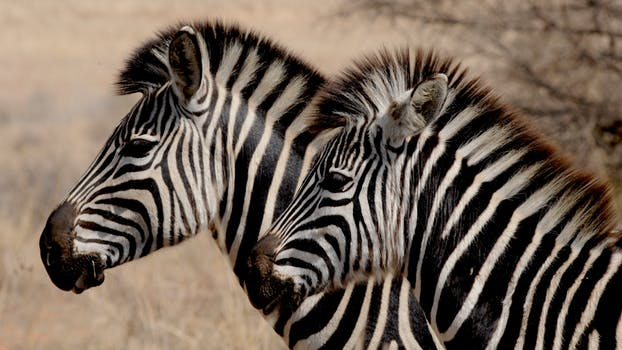
#> input picture images/zebras.jpg, 622 x 350 px
$ python opencv_canny.py
#> lines starting #> are read from the running program, lines starting #| are printed output that depends on the picture; after the words box and inside, x2 and y2 are one past the last pixel; in counts of white or black regions, pixels touching at a corner belong together
import cv2
import matplotlib.pyplot as plt

img_gray = cv2.imread("images/zebras.jpg", cv2.IMREAD_GRAYSCALE)
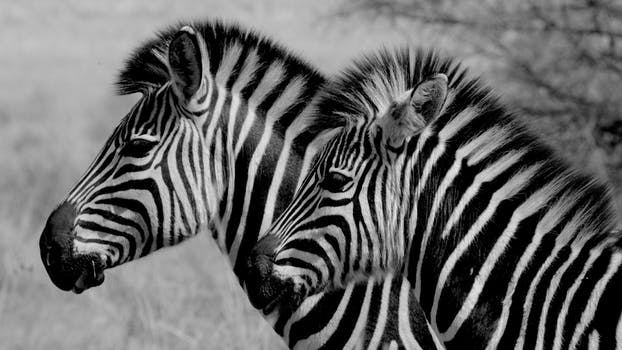
#> img_gray: shape (350, 622); min 0, max 235, mean 104.2

img_canny = cv2.Canny(img_gray, threshold1=150, threshold2=250)
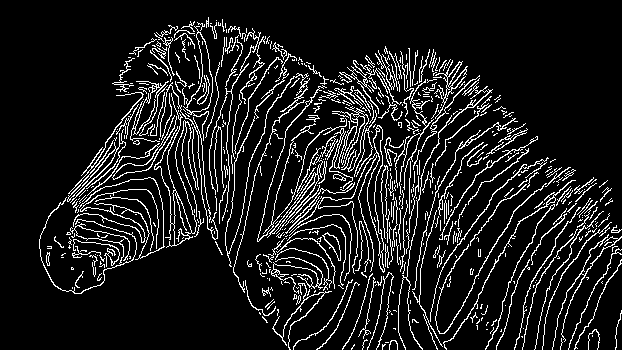
#> img_canny: shape (350, 622); 11% white in thin lines or dots, all inside (x1, y1, x2, y2) = (39, 17, 622, 350)

plt.figure(1)
plt.subplot(121)
plt.imshow(img_gray, cmap="gray")
plt.title("Image Gray")

plt.subplot(122)
plt.imshow(img_canny, cmap="gray")
plt.title("Canny Image")
plt.show()
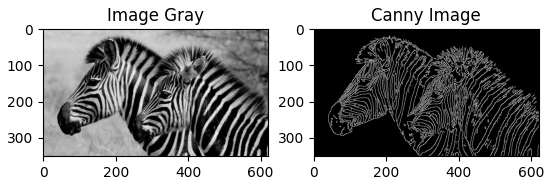
#> figure drawn by matplotlib, 2 panels

$ run again, with images/tiger.jpg copied over images/zebras.jpg
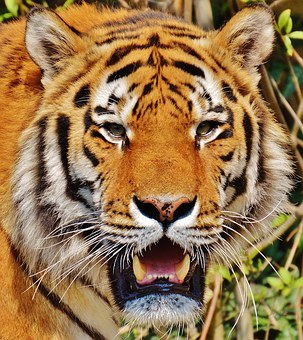
#> input picture images/tiger.jpg, 303 x 340 px
#> `img_canny = cv2.Canny(img_gray, threshold1=150, threshold2=250)`:
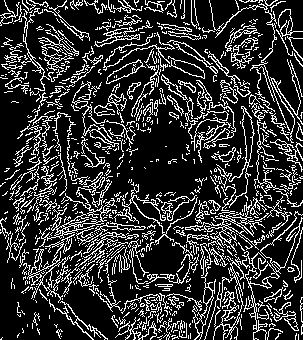
#> img_canny: shape (340, 303); 20.1% white in thin lines or dots
#> `plt.show()`:
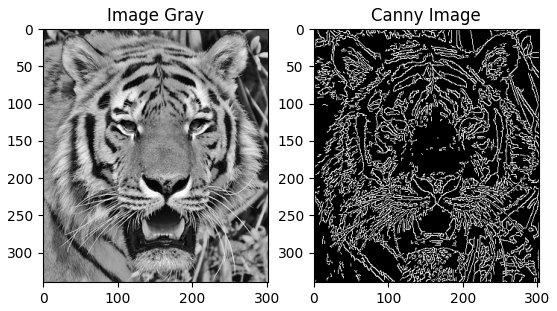
#> figure drawn by matplotlib, 2 panels
